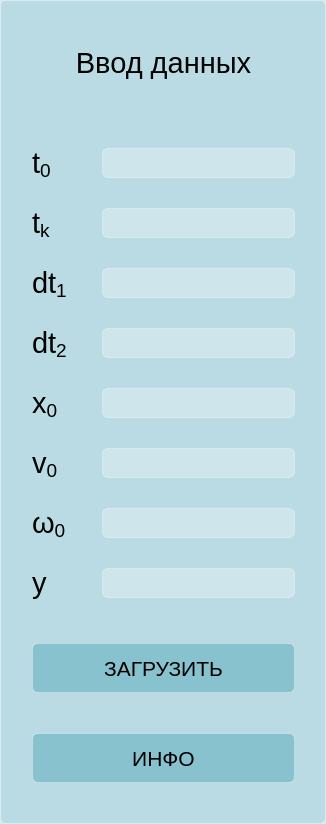
     <widget class="QGroupBox" name="data_input_groupBox">
      <property name="palette">
       <palette>
        <active>
         <colorrole role="WindowText">
          <brush brushstyle="SolidPattern">
           <color alpha="255">
            <red>0</red>
            <green>0</green>
            <blue>0</blue>
           </color>
          </brush>
         </colorrole>
         <colorrole role="Button">
          <brush brushstyle="SolidPattern">
           <color alpha="90">
            <red>136</red>
            <green>194</green>
            <blue>206</blue>
           </color>
          </brush>
         </colorrole>
         <colorrole role="Text">
          <brush brushstyle="SolidPattern">
           <color alpha="255">
            <red>0</red>
            <green>0</green>
            <blue>0</blue>
           </color>
          </brush>
         </colorrole>
         <colorrole role="ButtonText">
          <brush brushstyle="SolidPattern">
           <color alpha="255">
            <red>0</red>
            <green>0</green>
            <blue>0</blue>
           </color>
          </brush>
         </colorrole>
         <colorrole role="Base">
          <brush brushstyle="SolidPattern">
           <color alpha="90">
            <red>136</red>
            <green>194</green>
            <blue>206</blue>
           </color>
          </brush>
         </colorrole>
         <colorrole role="Window">
          <brush brushstyle="SolidPattern">
           <color alpha="90">
            <red>136</red>
            <green>194</green>
            <blue>206</blue>
           </color>
          </brush>
         </colorrole>
         <colorrole role="PlaceholderText">
          <brush brushstyle="SolidPattern">
           <color alpha="128">
            <red>0</red>
            <green>0</green>
            <blue>0</blue>
           </color>
          </brush>
         </colorrole>
        </active>
        <inactive>
         <colorrole role="WindowText">
          <brush brushstyle="SolidPattern">
           <color alpha="255">
            <red>0</red>
            <green>0</green>
            <blue>0</blue>
           </color>
          </brush>
         </colorrole>
         <colorrole role="Button">
          <brush brushstyle="SolidPattern">
           <color alpha="90">
            <red>136</red>
            <green>194</green>
            <blue>206</blue>
           </color>
          </brush>
         </colorrole>
         <colorrole role="Text">
          <brush brushstyle="SolidPattern">
           <color alpha="255">
            <red>0</red>
            <green>0</green>
            <blue>0</blue>
           </color>
          </brush>
         </colorrole>
         <colorrole role="ButtonText">
          <brush brushstyle="SolidPattern">
           <color alpha="255">
            <red>0</red>
            <green>0</green>
            <blue>0</blue>
           </color>
          </brush>
         </colorrole>
         <colorrole role="Base">
          <brush brushstyle="SolidPattern">
           <color alpha="90">
            <red>136</red>
            <green>194</green>
            <blue>206</blue>
           </color>
          </brush>
         </colorrole>
         <colorrole role="Window">
          <brush brushstyle="SolidPattern">
           <color alpha="90">
            <red>136</red>
            <green>194</green>
            <blue>206</blue>
           </color>
          </brush>
         </colorrole>
         <colorrole role="PlaceholderText">
          <brush brushstyle="SolidPattern">
           <color alpha="128">
            <red>0</red>
            <green>0</green>
            <blue>0</blue>
           </color>
          </brush>
         </colorrole>
        </inactive>
        <disabled>
         <colorrole role="WindowText">
          <brush brushstyle="SolidPattern">
           <color alpha="255">
            <red>0</red>
            <green>0</green>
            <blue>0</blue>
           </color>
          </brush>
         </colorrole>
         <colorrole role="Button">
          <brush brushstyle="SolidPattern">
           <color alpha="90">
            <red>136</red>
            <green>194</green>
            <blue>206</blue>
           </color>
          </brush>
         </colorrole>
         <colorrole role="Text">
          <brush brushstyle="SolidPattern">
           <color alpha="255">
            <red>0</red>
            <green>0</green>
            <blue>0</blue>
           </color>
          </brush>
         </colorrole>
         <colorrole role="ButtonText">
          <brush brushstyle="SolidPattern">
           <color alpha="255">
            <red>0</red>
            <green>0</green>
            <blue>0</blue>
           </color>
          </brush>
         </colorrole>
         <colorrole role="Base">
          <brush brushstyle="SolidPattern">
           <color alpha="90">
            <red>136</red>
            <green>194</green>
            <blue>206</blue>
           </color>
          </brush>
         </colorrole>
         <colorrole role="Window">
          <brush brushstyle="SolidPattern">
           <color alpha="90">
            <red>136</red>
            <green>194</green>
            <blue>206</blue>
           </color>
          </brush>
         </colorrole>
         <colorrole role="PlaceholderText">
          <brush brushstyle="SolidPattern">
           <color alpha="128">
            <red>0</red>
            <green>0</green>
            <blue>0</blue>
           </color>
          </brush>
         </colorrole>
        </disabled>
       </palette>
      </property>
      <property name="layoutDirection">
       <enum>Qt::LayoutDirection::LeftToRight</enum>
      </property>
      <property name="autoFillBackground">
       <bool>false</bool>
      </property>
      <property name="styleSheet">
       <string notr="true">background-color: rgba(136, 194, 206, 90);
border: 1px solid rgba(255, 255, 255, 80);
border-radius: 6px;
</string>
      </property>
      <layout class="QVBoxLayout" name="verticalLayout" stretch="1,0,1,2,2,2,2,2,2,2,2,1,2,0,2,1">
       <property name="spacing">
        <number>20</number>
       </property>
       <property name="sizeConstraint">
        <enum>QLayout::SizeConstraint::SetNoConstraint</enum>
       </property>
       <property name="leftMargin">
        <number>1</number>
       </property>
       <property name="topMargin">
        <number>1</number>
       </property>
       <property name="rightMargin">
        <number>0</number>
       </property>
       <property name="bottomMargin">
        <number>0</number>
       </property>
       <item>
        <spacer name="horizontalSpacer_23">
         <property name="orientation">
          <enum>Qt::Orientation::Horizontal</enum>
         </property>
         <property name="sizeHint" stdset="0">
          <size>
           <width>40</width>
           <height>40</height>
          </size>
         </property>
        </spacer>
       </item>
       <item>
        <layout class="QHBoxLayout" name="layout_input_data" stretch="0,15,0">
         <property name="spacing">
          <number>6</number>
         </property>
         <property name="sizeConstraint">
          <enum>QLayout::SizeConstraint::SetMinimumSize</enum>
         </property>
         <property name="leftMargin">
          <number>0</number>
         </property>
         <property name="topMargin">
          <number>1</number>
         </property>
         <item>
          <spacer name="horizontalSpacer_24">
           <property name="orientation">
            <enum>Qt::Orientation::Horizontal</enum>
           </property>
           <property name="sizeHint" stdset="0">
            <size>
             <width>40</width>
             <height>20</height>
            </size>
           </property>
          </spacer>
         </item>
         <item>
          <widget class="QLabel" name="label">
           <property name="minimumSize">
            <size>
             <width>200</width>
             <height>40</height>
            </size>
           </property>
           <property name="styleSheet">
            <string notr="true">background-color: none;
border: none;
border-radius: none;</string>
           </property>
           <property name="text">
            <string>&lt;html&gt;&lt;head/&gt;&lt;body&gt;&lt;p&gt;&lt;span style=&quot; font-size:22pt;&quot;&gt;Ввод данных&lt;/span&gt;&lt;/p&gt;&lt;/body&gt;&lt;/html&gt;</string>
           </property>
           <property name="alignment">
            <set>Qt::AlignmentFlag::AlignCenter</set>
           </property>
          </widget>
         </item>
         <item>
          <spacer name="horizontalSpacer_25">
           <property name="orientation">
            <enum>Qt::Orientation::Horizontal</enum>
           </property>
           <property name="sizeHint" stdset="0">
            <size>
             <width>40</width>
             <height>20</height>
            </size>
           </property>
          </spacer>
         </item>
        </layout>
       </item>
       <item>
        <spacer name="horizontalSpacer_26">
         <property name="orientation">
          <enum>Qt::Orientation::Horizontal</enum>
         </property>
         <property name="sizeHint" stdset="0">
          <size>
           <width>40</width>
           <height>40</height>
          </size>
         </property>
        </spacer>
       </item>
       <item>
        <layout class="QHBoxLayout" name="layout_t0" stretch="0,2,15,0">
         <item>
          <spacer name="horizontalSpacer_22">
           <property name="orientation">
            <enum>Qt::Orientation::Horizontal</enum>
           </property>
           <property name="sizeHint" stdset="0">
            <size>
             <width>30</width>
             <height>20</height>
            </size>
           </property>
          </spacer>
         </item>
         <item>
          <widget class="QLabel" name="label_t0">
           <property name="minimumSize">
            <size>
             <width>50</width>
             <height>40</height>
            </size>
           </property>
           <property name="styleSheet">
            <string notr="true">background-color: none;
border: none;
border-radius: none;</string>
           </property>
           <property name="text">
            <string>&lt;html&gt;&lt;head/&gt;&lt;body&gt;&lt;p&gt;&lt;span style=&quot; font-size:22pt;&quot;&gt;t&lt;/span&gt;&lt;span style=&quot; font-size:22pt; vertical-align:sub;&quot;&gt;0&lt;/span&gt;&lt;/p&gt;&lt;/body&gt;&lt;/html&gt;</string>
           </property>
           <property name="textFormat">
            <enum>Qt::TextFormat::AutoText</enum>
           </property>
           <property name="alignment">
            <set>Qt::AlignmentFlag::AlignLeading|Qt::AlignmentFlag::AlignLeft|Qt::AlignmentFlag::AlignVCenter</set>
           </property>
           <property name="wordWrap">
            <bool>false</bool>
           </property>
           <property name="openExternalLinks">
            <bool>false</bool>
           </property>
          </widget>
         </item>
         <item>
          <widget class="QLineEdit" name="entry_t0">
           <property name="minimumSize">
            <size>
             <width>0</width>
             <height>30</height>
            </size>
           </property>
           <property name="styleSheet">
            <string notr="true">background-color: rgba(255, 255, 255, 70);
border: 1px solid rgba(255, 255, 255, 80);
border-radius: 6px;
font-size: 16pt;
</string>
           </property>
           <property name="frame">
            <bool>true</bool>
           </property>
           <property name="alignment">
            <set>Qt::AlignmentFlag::AlignLeading|Qt::AlignmentFlag::AlignLeft|Qt::AlignmentFlag::AlignVCenter</set>
           </property>
          </widget>
         </item>
         <item>
          <spacer name="horizontalSpacer_18">
           <property name="orientation">
            <enum>Qt::Orientation::Horizontal</enum>
           </property>
           <property name="sizeHint" stdset="0">
            <size>
             <width>30</width>
             <height>20</height>
            </size>
           </property>
          </spacer>
         </item>
        </layout>
       </item>
       <item>
        <layout class="QHBoxLayout" name="layout_tk" stretch="0,2,15,0">
         <item>
          <spacer name="horizontalSpacer_21">
           <property name="orientation">
            <enum>Qt::Orientation::Horizontal</enum>
           </property>
           <property name="sizeHint" stdset="0">
            <size>
             <width>30</width>
             <height>20</height>
            </size>
           </property>
          </spacer>
         </item>
         <item>
          <widget class="QLabel" name="label_tk">
           <property name="minimumSize">
            <size>
             <width>50</width>
             <height>40</height>
            </size>
           </property>
           <property name="styleSheet">
            <string notr="true">background-color: none;
border: none;
border-radius: none;</string>
           </property>
           <property name="text">
            <string>&lt;html&gt;&lt;head/&gt;&lt;body&gt;&lt;p&gt;&lt;span style=&quot; font-size:22pt;&quot;&gt;t&lt;/span&gt;&lt;span style=&quot; font-size:22pt; vertical-align:sub;&quot;&gt;k&lt;/span&gt;&lt;/p&gt;&lt;/body&gt;&lt;/html&gt;</string>
           </property>
           <property name="alignment">
            <set>Qt::AlignmentFlag::AlignLeading|Qt::AlignmentFlag::AlignLeft|Qt::AlignmentFlag::AlignVCenter</set>
           </property>
          </widget>
         </item>
         <item>
          <widget class="QLineEdit" name="entry_tk">
           <property name="minimumSize">
            <size>
             <width>0</width>
             <height>30</height>
            </size>
           </property>
           <property name="styleSheet">
            <string notr="true">background-color: rgba(255, 255, 255, 70);
border: 1px solid rgba(255, 255, 255, 80);
border-radius: 6px;
font-size: 16pt;</string>
           </property>
          </widget>
         </item>
         <item>
          <spacer name="horizontalSpacer_17">
           <property name="orientation">
            <enum>Qt::Orientation::Horizontal</enum>
           </property>
           <property name="sizeHint" stdset="0">
            <size>
             <width>30</width>
             <height>20</height>
            </size>
           </property>
          </spacer>
         </item>
        </layout>
       </item>
       <item>
        <layout class="QHBoxLayout" name="layout_dt1" stretch="0,2,15,0">
         <item>
          <spacer name="horizontalSpacer_20">
           <property name="orientation">
            <enum>Qt::Orientation::Horizontal</enum>
           </property>
           <property name="sizeHint" stdset="0">
            <size>
             <width>30</width>
             <height>20</height>
            </size>
           </property>
          </spacer>
         </item>
         <item>
          <widget class="QLabel" name="label_dt1">
           <property name="minimumSize">
            <size>
             <width>50</width>
             <height>40</height>
            </size>
           </property>
           <property name="styleSheet">
            <string notr="true">background-color: none;
border: none;
border-radius: none;</string>
           </property>
           <property name="text">
            <string>&lt;html&gt;&lt;head/&gt;&lt;body&gt;&lt;p&gt;&lt;span style=&quot; font-size:22pt;&quot;&gt;dt&lt;/span&gt;&lt;span style=&quot; font-size:22pt; vertical-align:sub;&quot;&gt;1&lt;/span&gt;&lt;/p&gt;&lt;/body&gt;&lt;/html&gt;</string>
           </property>
           <property name="alignment">
            <set>Qt::AlignmentFlag::AlignLeading|Qt::AlignmentFlag::AlignLeft|Qt::AlignmentFlag::AlignVCenter</set>
           </property>
          </widget>
         </item>
         <item>
          <widget class="QLineEdit" name="entry_dt1">
           <property name="minimumSize">
            <size>
             <width>0</width>
             <height>30</height>
            </size>
           </property>
           <property name="styleSheet">
            <string notr="true">background-color: rgba(255, 255, 255, 70);
border: 1px solid rgba(255, 255, 255, 80);
border-radius: 6px;
font-size: 16pt;</string>
           </property>
          </widget>
         </item>
         <item>
          <spacer name="horizontalSpacer_16">
           <property name="orientation">
            <enum>Qt::Orientation::Horizontal</enum>
           </property>
           <property name="sizeHint" stdset="0">
            <size>
             <width>30</width>
             <height>20</height>
            </size>
           </property>
          </spacer>
         </item>
        </layout>
       </item>
       <item>
        <layout class="QHBoxLayout" name="layout_dt2" stretch="0,2,15,0">
         <item>
          <spacer name="horizontalSpacer_14">
           <property name="orientation">
            <enum>Qt::Orientation::Horizontal</enum>
           </property>
           <property name="sizeHint" stdset="0">
            <size>
             <width>30</width>
             <height>20</height>
            </size>
           </property>
          </spacer>
         </item>
         <item>
          <widget class="QLabel" name="label_dt2">
           <property name="minimumSize">
            <size>
             <width>50</width>
             <height>40</height>
            </size>
           </property>
           <property name="styleSheet">
            <string notr="true">background-color: none;
border: none;
border-radius: none;</string>
           </property>
           <property name="text">
            <string>&lt;html&gt;&lt;head/&gt;&lt;body&gt;&lt;p&gt;&lt;span style=&quot; font-size:22pt;&quot;&gt;dt&lt;/span&gt;&lt;span style=&quot; font-size:22pt; vertical-align:sub;&quot;&gt;2&lt;/span&gt;&lt;/p&gt;&lt;/body&gt;&lt;/html&gt;</string>
           </property>
           <property name="alignment">
            <set>Qt::AlignmentFlag::AlignLeading|Qt::AlignmentFlag::AlignLeft|Qt::AlignmentFlag::AlignVCenter</set>
           </property>
          </widget>
         </item>
         <item>
          <widget class="QLineEdit" name="entry_dt2">
           <property name="minimumSize">
            <size>
             <width>0</width>
             <height>30</height>
            </size>
           </property>
           <property name="styleSheet">
            <string notr="true">background-color: rgba(255, 255, 255, 70);
border: 1px solid rgba(255, 255, 255, 80);
border-radius: 6px;
font-size: 16pt;</string>
           </property>
           <property name="alignment">
            <set>Qt::AlignmentFlag::AlignLeading|Qt::AlignmentFlag::AlignLeft|Qt::AlignmentFlag::AlignVCenter</set>
           </property>
          </widget>
         </item>
         <item>
          <spacer name="horizontalSpacer_15">
           <property name="orientation">
            <enum>Qt::Orientation::Horizontal</enum>
           </property>
           <property name="sizeHint" stdset="0">
            <size>
             <width>30</width>
             <height>20</height>
            </size>
           </property>
          </spacer>
         </item>
        </layout>
       </item>
       <item>
        <layout class="QHBoxLayout" name="layout_x0" stretch="0,2,15,0">
         <item>
          <spacer name="horizontalSpacer_12">
           <property name="orientation">
            <enum>Qt::Orientation::Horizontal</enum>
           </property>
           <property name="sizeHint" stdset="0">
            <size>
             <width>30</width>
             <height>20</height>
            </size>
           </property>
          </spacer>
         </item>
         <item>
          <widget class="QLabel" name="label_x0">
           <property name="minimumSize">
            <size>
             <width>50</width>
             <height>40</height>
            </size>
           </property>
           <property name="styleSheet">
            <string notr="true">background-color: none;
border: none;
border-radius: none;</string>
           </property>
           <property name="text">
            <string>&lt;html&gt;&lt;head/&gt;&lt;body&gt;&lt;p&gt;&lt;span style=&quot; font-size:22pt;&quot;&gt;x&lt;/span&gt;&lt;span style=&quot; font-size:22pt; vertical-align:sub;&quot;&gt;0&lt;/span&gt;&lt;/p&gt;&lt;/body&gt;&lt;/html&gt;</string>
           </property>
           <property name="alignment">
            <set>Qt::AlignmentFlag::AlignLeading|Qt::AlignmentFlag::AlignLeft|Qt::AlignmentFlag::AlignVCenter</set>
           </property>
          </widget>
         </item>
         <item>
          <widget class="QLineEdit" name="entry_x0">
           <property name="minimumSize">
            <size>
             <width>0</width>
             <height>30</height>
            </size>
           </property>
           <property name="styleSheet">
            <string notr="true">background-color: rgba(255, 255, 255, 70);
border: 1px solid rgba(255, 255, 255, 80);
border-radius: 6px;
font-size: 16pt;</string>
           </property>
           <property name="alignment">
            <set>Qt::AlignmentFlag::AlignLeading|Qt::AlignmentFlag::AlignLeft|Qt::AlignmentFlag::AlignVCenter</set>
           </property>
          </widget>
         </item>
         <item>
          <spacer name="horizontalSpacer_13">
           <property name="orientation">
            <enum>Qt::Orientation::Horizontal</enum>
           </property>
           <property name="sizeHint" stdset="0">
            <size>
             <width>30</width>
             <height>20</height>
            </size>
           </property>
          </spacer>
         </item>
        </layout>
       </item>
       <item>
        <layout class="QHBoxLayout" name="layout_v0" stretch="0,2,15,0">
         <item>
          <spacer name="horizontalSpacer_11">
           <property name="orientation">
            <enum>Qt::Orientation::Horizontal</enum>
           </property>
           <property name="sizeHint" stdset="0">
            <size>
             <width>30</width>
             <height>20</height>
            </size>
           </property>
          </spacer>
         </item>
         <item>
          <widget class="QLabel" name="label_v0">
           <property name="minimumSize">
            <size>
             <width>50</width>
             <height>40</height>
            </size>
           </property>
           <property name="styleSheet">
            <string notr="true">background-color: none;
border: none;
border-radius: none;</string>
           </property>
           <property name="text">
            <string>&lt;html&gt;&lt;head/&gt;&lt;body&gt;&lt;p&gt;&lt;span style=&quot; font-size:22pt;&quot;&gt;v&lt;/span&gt;&lt;span style=&quot; font-size:22pt; vertical-align:sub;&quot;&gt;0&lt;/span&gt;&lt;/p&gt;&lt;/body&gt;&lt;/html&gt;</string>
           </property>
           <property name="alignment">
            <set>Qt::AlignmentFlag::AlignLeading|Qt::AlignmentFlag::AlignLeft|Qt::AlignmentFlag::AlignVCenter</set>
           </property>
          </widget>
         </item>
         <item>
          <widget class="QLineEdit" name="entry_v0">
           <property name="minimumSize">
            <size>
             <width>0</width>
             <height>30</height>
            </size>
           </property>
           <property name="styleSheet">
            <string notr="true">background-color: rgba(255, 255, 255, 70);
border: 1px solid rgba(255, 255, 255, 80);
border-radius: 6px;
font-size: 16pt;</string>
           </property>
          </widget>
         </item>
         <item>
          <spacer name="horizontalSpacer_10">
           <property name="orientation">
            <enum>Qt::Orientation::Horizontal</enum>
           </property>
           <property name="sizeHint" stdset="0">
            <size>
             <width>30</width>
             <height>20</height>
            </size>
           </property>
          </spacer>
         </item>
        </layout>
       </item>
       <item>
        <layout class="QHBoxLayout" name="layout_w0" stretch="0,2,15,0">
         <item>
          <spacer name="horizontalSpacer_6">
           <property name="orientation">
            <enum>Qt::Orientation::Horizontal</enum>
           </property>
           <property name="sizeHint" stdset="0">
            <size>
             <width>30</width>
             <height>20</height>
            </size>
           </property>
          </spacer>
         </item>
         <item>
          <widget class="QLabel" name="label_w0">
           <property name="minimumSize">
            <size>
             <width>50</width>
             <height>40</height>
            </size>
           </property>
           <property name="styleSheet">
            <string notr="true">background-color: none;
border: none;
border-radius: none;</string>
           </property>
           <property name="text">
            <string>&lt;html&gt;&lt;head/&gt;&lt;body&gt;&lt;p&gt;&lt;span style=&quot; font-size:22pt;&quot;&gt;ω&lt;/span&gt;&lt;span style=&quot; font-size:22pt; vertical-align:sub;&quot;&gt;0&lt;/span&gt;&lt;/p&gt;&lt;/body&gt;&lt;/html&gt;</string>
           </property>
           <property name="alignment">
            <set>Qt::AlignmentFlag::AlignLeading|Qt::AlignmentFlag::AlignLeft|Qt::AlignmentFlag::AlignVCenter</set>
           </property>
          </widget>
         </item>
         <item>
          <widget class="QLineEdit" name="entry_w0">
           <property name="minimumSize">
            <size>
             <width>0</width>
             <height>30</height>
            </size>
           </property>
           <property name="styleSheet">
            <string notr="true">background-color: rgba(255, 255, 255, 70);
border: 1px solid rgba(255, 255, 255, 80);
border-radius: 6px;
font-size: 16pt;</string>
           </property>
          </widget>
         </item>
         <item>
          <spacer name="horizontalSpacer_9">
           <property name="orientation">
            <enum>Qt::Orientation::Horizontal</enum>
           </property>
           <property name="sizeHint" stdset="0">
            <size>
             <width>30</width>
             <height>20</height>
            </size>
           </property>
          </spacer>
         </item>
        </layout>
       </item>
       <item>
        <layout class="QHBoxLayout" name="layout_y" stretch="0,2,15,0">
         <item>
          <spacer name="horizontalSpacer_5">
           <property name="orientation">
            <enum>Qt::Orientation::Horizontal</enum>
           </property>
           <property name="sizeHint" stdset="0">
            <size>
             <width>30</width>
             <height>20</height>
            </size>
           </property>
          </spacer>
         </item>
         <item>
          <widget class="QLabel" name="label_y">
           <property name="minimumSize">
            <size>
             <width>50</width>
             <height>40</height>
            </size>
           </property>
           <property name="styleSheet">
            <string notr="true">background-color: none;
border: none;
border-radius: none;</string>
           </property>
           <property name="text">
            <string>&lt;html&gt;&lt;head/&gt;&lt;body&gt;&lt;p&gt;&lt;span style=&quot; font-size:22pt;&quot;&gt;y&lt;/span&gt;&lt;/p&gt;&lt;/body&gt;&lt;/html&gt;</string>
           </property>
           <property name="alignment">
            <set>Qt::AlignmentFlag::AlignLeading|Qt::AlignmentFlag::AlignLeft|Qt::AlignmentFlag::AlignVCenter</set>
           </property>
          </widget>
         </item>
         <item>
          <widget class="QLineEdit" name="entry_y">
           <property name="minimumSize">
            <size>
             <width>0</width>
             <height>30</height>
            </size>
           </property>
           <property name="styleSheet">
            <string notr="true">background-color: rgba(255, 255, 255, 70);
border: 1px solid rgba(255, 255, 255, 80);
border-radius: 6px;
font-size: 16pt;</string>
           </property>
          </widget>
         </item>
         <item>
          <spacer name="horizontalSpacer_8">
           <property name="orientation">
            <enum>Qt::Orientation::Horizontal</enum>
           </property>
           <property name="sizeHint" stdset="0">
            <size>
             <width>30</width>
             <height>20</height>
            </size>
           </property>
          </spacer>
         </item>
        </layout>
       </item>
       <item>
        <spacer name="horizontalSpacer_32">
         <property name="orientation">
          <enum>Qt::Orientation::Horizontal</enum>
         </property>
         <property name="sizeHint" stdset="0">
          <size>
           <width>40</width>
           <height>20</height>
          </size>
         </property>
        </spacer>
       </item>
       <item>
        <layout class="QHBoxLayout" name="horizontalLayout" stretch="0,17,0">
         <item>
          <spacer name="horizontalSpacer_31">
           <property name="orientation">
            <enum>Qt::Orientation::Horizontal</enum>
           </property>
           <property name="sizeHint" stdset="0">
            <size>
             <width>30</width>
             <height>20</height>
            </size>
           </property>
          </spacer>
         </item>
         <item>
          <widget class="QPushButton" name="button_upload">
           <property name="minimumSize">
            <size>
             <width>100</width>
             <height>50</height>
            </size>
           </property>
           <property name="baseSize">
            <size>
             <width>100</width>
             <height>100</height>
            </size>
           </property>
           <property name="styleSheet">
            <string notr="true">QPushButton {
border: 1px solid rgba(255, 255, 255, 80);
border-radius: 6px;
font-size: 16pt;
background-color: rgb(136, 194, 206); 
}

QPushButton:hover {
background-color: rgb(147, 208, 220);
}

QPushButton:pressed {
    background-color: rgb(110, 158, 167);
}</string>
           </property>
           <property name="text">
            <string>ЗАГРУЗИТЬ</string>
           </property>
           <property name="icon">
            <iconset resource="../images/res.qrc">
             <normaloff>:/icons/upload.svg</normaloff>:/icons/upload.svg</iconset>
           </property>
           <property name="iconSize">
            <size>
             <width>20</width>
             <height>20</height>
            </size>
           </property>
          </widget>
         </item>
         <item>
          <spacer name="horizontalSpacer_30">
           <property name="orientation">
            <enum>Qt::Orientation::Horizontal</enum>
           </property>
           <property name="sizeHint" stdset="0">
            <size>
             <width>30</width>
             <height>20</height>
            </size>
           </property>
          </spacer>
         </item>
        </layout>
       </item>
       <item>
        <spacer name="horizontalSpacer_29">
         <property name="orientation">
          <enum>Qt::Orientation::Horizontal</enum>
         </property>
         <property name="sizeHint" stdset="0">
          <size>
           <width>40</width>
           <height>20</height>
          </size>
         </property>
        </spacer>
       </item>
       <item>
        <layout class="QHBoxLayout" name="layout_info" stretch="0,17,0">
         <item>
          <spacer name="horizontalSpacer_4">
           <property name="orientation">
            <enum>Qt::Orientation::Horizontal</enum>
           </property>
           <property name="sizeHint" stdset="0">
            <size>
             <width>30</width>
             <height>20</height>
            </size>
           </property>
          </spacer>
         </item>
         <item>
          <widget class="QPushButton" name="button_info">
           <property name="minimumSize">
            <size>
             <width>100</width>
             <height>50</height>
            </size>
           </property>
           <property name="baseSize">
            <size>
             <width>100</width>
             <height>100</height>
            </size>
           </property>
           <property name="contextMenuPolicy">
            <enum>Qt::ContextMenuPolicy::DefaultContextMenu</enum>
           </property>
           <property name="layoutDirection">
            <enum>Qt::LayoutDirection::LeftToRight</enum>
           </property>
           <property name="styleSheet">
            <string notr="true">QPushButton {
border: 1px solid rgba(255, 255, 255, 80);
border-radius: 6px;
font-size: 16pt;
background-color: rgb(136, 194, 206); 
}

QPushButton:hover {
background-color: rgb(147, 208, 220);
}

QPushButton:pressed {
    background-color: rgb(110, 158, 167);
}</string>
           </property>
           <property name="text">
            <string>ИНФО</string>
           </property>
           <property name="icon">
            <iconset resource="../images/res.qrc">
             <normaloff>:/icons/help.svg</normaloff>:/icons/help.svg</iconset>
           </property>
           <property name="iconSize">
            <size>
             <width>20</width>
             <height>20</height>
            </size>
           </property>
           <property name="autoRepeatDelay">
            <number>300</number>
           </property>
           <property name="autoDefault">
            <bool>false</bool>
           </property>
           <property name="default">
            <bool>false</bool>
           </property>
           <property name="flat">
            <bool>false</bool>
           </property>
          </widget>
         </item>
         <item>
          <spacer name="horizontalSpacer_3">
           <property name="orientation">
            <enum>Qt::Orientation::Horizontal</enum>
           </property>
           <property name="sizeHint" stdset="0">
            <size>
             <width>30</width>
             <height>20</height>
            </size>
           </property>
          </spacer>
         </item>
        </layout>
       </item>
       <item>
        <spacer name="horizontalSpacer_7">
         <property name="orientation">
          <enum>Qt::Orientation::Horizontal</enum>
         </property>
         <property name="sizeHint" stdset="0">
          <size>
           <width>40</width>
           <height>40</height>
          </size>
         </property>
        </spacer>
       </item>
      </layout>
     </widget>
